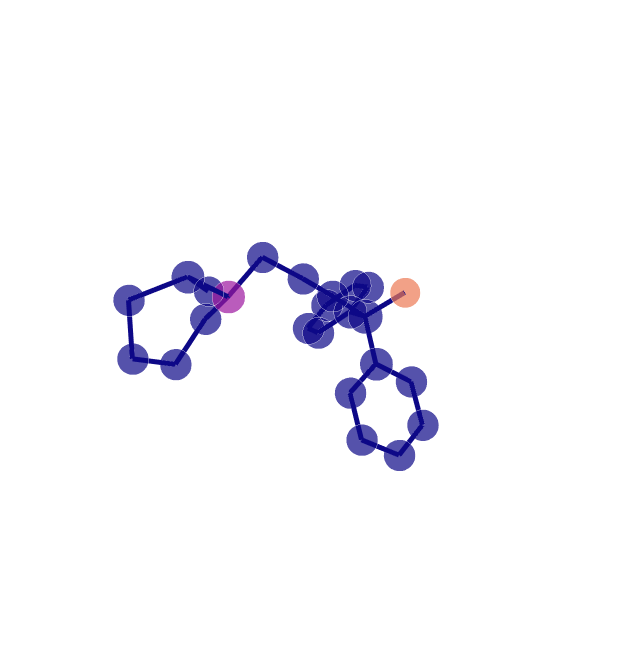

Here is the notebook cell this chart was saved with:
### Code cell
#NBVAL_SKIP
# Here we retrieve the above molecule, generate a 3D conformer and visualise it
config = gm.MoleculeGraphConfig(edge_construction_functions=[gm.add_atom_bonds])

g = gm.construct_graph(zinc_id="ZINC000001234568", generate_conformer=True, config=config)
gm.plotly_molecular_graph(g)

### Figure 1 — Plotly figure (JSON) as saved in the notebook; plotly's stock layout.template omitted (floating-point values rounded to 4 significant figures; data arrays with more than 128 entries replaced by an {"elided": "..."} marker saying what was removed)
{"data": [{"hoverinfo": "text+x+y+z", "marker": {"color": [[0.05038, 0.0298, 0.528, 1], [0.05038, 0.0298, 0.528, 1], [0.05038, 0.0298, 0.528, 1], [0.05038, 0.0298, 0.528, 1], [0.05038, 0.0298, 0.528, 1], [0.05038, 0.0298, 0.528, 1], [0.6107, 0.0902, 0.62, 1], [0.05038, 0.0298, 0.528, 1], [0.05038, 0.0298, 0.528, 1], [0.05038, 0.0298, 0.528, 1], [0.05038, 0.0298, 0.528, 1], [0.9283, 0.473, 0.3261, 1], [0.05038, 0.0298, 0.528, 1], [0.05038, 0.0298, 0.528, 1], [0.05038, 0.0298, 0.528, 1], [0.05038, 0.0298, 0.528, 1], [0.05038, 0.0298, 0.528, 1], [0.05038, 0.0298, 0.528, 1], [0.05038, 0.0298, 0.528, 1], [0.05038, 0.0298, 0.528, 1], [0.05038, 0.0298, 0.528, 1], [0.05038, 0.0298, 0.528, 1], [0.05038, 0.0298, 0.528, 1], [0.05038, 0.0298, 0.528, 1]], "opacity": 0.7, "size": [21, 23, 22, 22, 22, 22, 23, 22, 22, 22, 24, 21, 23, 22, 22, 22, 22, 22, 23, 22, 22, 22, 22, 22], "symbol": "circle"}, "mode": "markers", "text": ["C:0", "C:1", "C:2", "C:3", "C:4", "C:5", "N:6", "C:7", "C:8", "C:9", "C:10", "O:11", "C:12", "C:13", "C:14", "C:15", "C:16", "C:17", "C:18", "C:19", "C:20", "C:21", "C:22", "C:23"], "type": "scatter3d", "x": [3.329, 2.934, 4.168, 4.528, 3.315, 2.012, 1.848, 0.5275, -0.5313, -1.369, -2.374, -3.343, -1.809, -0.43, 0.0384, -0.8589, -2.228, -2.698, -3.049, -4.383, -4.978, -4.25, -2.926, -2.329], "y": [0.8573, -0.5772, -1.375, -1.088, -1.212, -1.479, -0.5072, -0.6092, -0.1262, 0.2686, 0.7589, 1.487, 1.761, 1.936, 2.851, 3.606, 3.444, 2.53, -0.4388, -0.7922, -1.891, -2.66, -2.335, -1.237], "z": [3.17, 2.799, 2.329, 0.878, -0.04251, 0.7124, 1.798, 2.437, 1.54, 0.7719, -0.201, 0.5705, -1.225, -1.443, -2.39, -3.138, -2.948, -2.004, -0.8869, -0.6161, -1.242, -2.146, -2.425, -1.8]}, {"hoverinfo": "text", "line": {"color": {"elided": "78x4 float values"}, "width": 10}, "mode": "lines", "text": ["bond", "bond", "bond", "bond", "bond", "bond", "bond", "bond", "bond", "bond", "bond", "bond", "bond", "bond", "bond", "bond", "bond", "bond", "bond", "bond", "bond", "bond", "bond", "bond", "bond", "bond", "bond", "bond", "bond", "bond", "bond", "bond", "bond", "bond", "bond", "bond", "bond", "bond", "bond", "bond", "bond", "bond", "bond", "bond", "bond", "bond", "bond", "bond", "bond", "bond", "bond", "bond", "bond", "bond", "bond", "bond", "bond", "bond", "bond", "bond", "bond", "bond", "bond", "bond", "bond", "bond", "bond", "bond", "bond", "bond", "bond", "bond", "bond", "bond", "bond", "bond", "bond", "bond"], "type": "scatter3d", "x": [3.329, 2.934, null, 2.934, 4.168, null, 2.934, 1.848, null, 4.168, 4.528, null, 4.528, 3.315, null, 3.315, 2.012, null, 2.012, 1.848, null, 1.848, 0.5275, null, 0.5275, -0.5313, null, -0.5313, -1.369, null, -1.369, -2.374, null, -2.374, -3.343, null, -2.374, -1.809, null, -2.374, -3.049, null, -1.809, -0.43, null, -1.809, -2.698, null, -0.43, 0.0384, null, 0.0384, -0.8589, null, -0.8589, -2.228, null, -2.228, -2.698, null, -3.049, -4.383, null, -3.049, -2.329, null, -4.383, -4.978, null, -4.978, -4.25, null, -4.25, -2.926, null, -2.926, -2.329, null], "y": [0.8573, -0.5772, null, -0.5772, -1.375, null, -0.5772, -0.5072, null, -1.375, -1.088, null, -1.088, -1.212, null, -1.212, -1.479, null, -1.479, -0.5072, null, -0.5072, -0.6092, null, -0.6092, -0.1262, null, -0.1262, 0.2686, null, 0.2686, 0.7589, null, 0.7589, 1.487, null, 0.7589, 1.761, null, 0.7589, -0.4388, null, 1.761, 1.936, null, 1.761, 2.53, null, 1.936, 2.851, null, 2.851, 3.606, null, 3.606, 3.444, null, 3.444, 2.53, null, -0.4388, -0.7922, null, -0.4388, -1.237, null, -0.7922, -1.891, null, -1.891, -2.66, null, -2.66, -2.335, null, -2.335, -1.237, null], "z": [3.17, 2.799, null, 2.799, 2.329, null, 2.799, 1.798, null, 2.329, 0.878, null, 0.878, -0.04251, null, -0.04251, 0.7124, null, 0.7124, 1.798, null, 1.798, 2.437, null, 2.437, 1.54, null, 1.54, 0.7719, null, 0.7719, -0.201, null, -0.201, 0.5705, null, -0.201, -1.225, null, -0.201, -0.8869, null, -1.225, -1.443, null, -1.225, -2.004, null, -1.443, -2.39, null, -2.39, -3.138, null, -3.138, -2.948, null, -2.948, -2.004, null, -0.8869, -0.6161, null, -0.8869, -1.8, null, -0.6161, -1.242, null, -1.242, -2.146, null, -2.146, -2.425, null, -2.425, -1.8, null]}], "layout": {"height": 650, "margin": {"t": 100}, "scene": {"xaxis": {"showbackground": false, "showgrid": false, "showline": false, "showticklabels": false, "title": {"text": ""}, "zeroline": false}, "yaxis": {"showbackground": false, "showgrid": false, "showline": false, "showticklabels": false, "title": {"text": ""}, "zeroline": false}, "zaxis": {"showbackground": false, "showgrid": false, "showline": false, "showticklabels": false, "title": {"text": ""}, "zeroline": false}}, "showlegend": false, "width": 620}}
